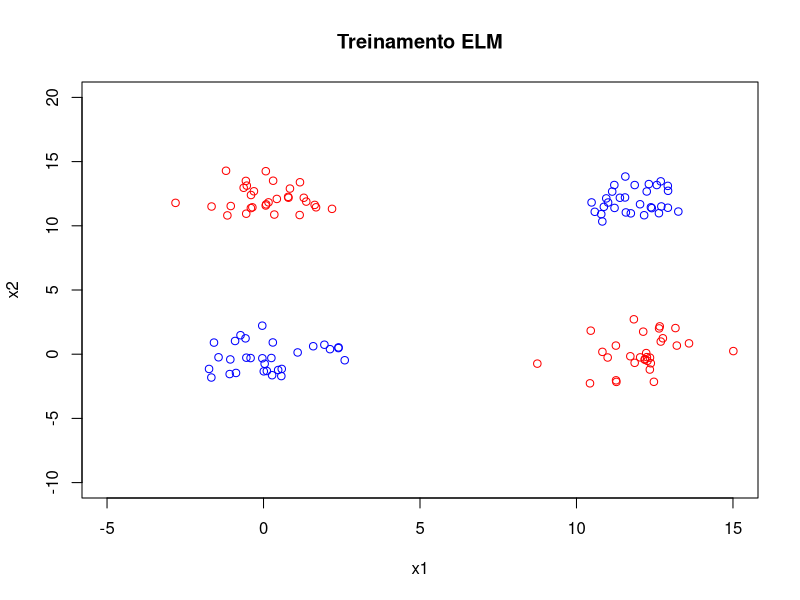

The R source for this figure:
rm(list = ls())
# dev.off()

library("corpcor") # usado para função da pseudoinversa

N <- 60
p <- 20

xc1p1 <- cbind(rnorm(N / 2) + 12, rnorm(N / 2))
xc1p2 <- cbind(rnorm(N / 2), rnorm(N / 2) + 12)
xc1 <- rbind(xc1p1, xc1p2)

xc2p1 <- cbind(rnorm(N / 2), rnorm(N / 2))
xc2p2 <- cbind(rnorm(N / 2) + 12, rnorm(N / 2) + 12)
xc2 <- rbind(xc2p1, xc2p2)

plot(
  NULL,
  main = "Treinamento ELM",
  xlab = "x1",
  ylab = "x2",
  ylim = c(-10, 20),
  xlim = c(-5, 15)
)

points(xc1[, 1], xc1[, 2], col = "red")
points(xc2[, 1], xc2[, 2], col = "blue")

Y <- rbind(matrix(0, nrow = N), matrix(1, nrow = N))

Z <- replicate(p, runif(3, -0.5, 0.5))

X <- as.matrix(rbind(xc1, xc2))

Xaug <- cbind(replicate(N, 1), X)

H <- tanh(Xaug %*% Z) # tanh é a função de ativação da camada intermediária

W <- pseudoinverse(H) %*% Y

Yhat_train <- sign(H %*% W)
e_train <- sum((Y - Yhat_train)^2) / 4
print(e_train)

## testes

xc1p1_t <- cbind(rnorm(N / 2), rnorm(N / 2))
xc1p2_t <- cbind(rnorm(N / 2), rnorm(N / 2) + 6)
xc1_t <- rbind(xc1p1_t, xc1p2_t)

xc2p1_t <- cbind(rnorm(N / 2), rnorm(N / 2))
xc2p2_t <- cbind(rnorm(N / 2), rnorm(N / 2) + 6)
xc2_t <- rbind(xc2p1_t, xc2p2_t)

X_t <- rbind(xc1_t, xc2_t)

Xaug_t <- cbind(replicate(N, 1), X_t)

H_t <- tanh(Xaug_t %*% Z)
Yhat_t <- sign(H_t %*% W)
e_t <- sum((Y - Yhat_t)^2) / 4

print(e_t)
